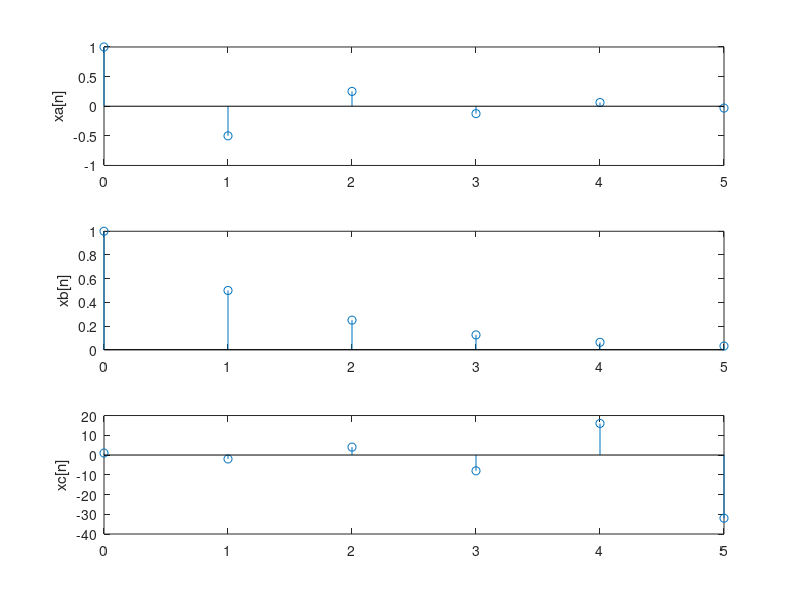

Write the MATLAB code that produced this figure.
# Laboratório de Sinais e Sistemas de Tempo Discreto

# EXEMPLO 1 - Trace os seguintes sinais discretos no tempo
# a) xa  = (-0.5)^n
# b) xb  = (2)^-n
# c) xc  = (-2)^n

n = 0:5;
#xa = (-0.5).^n;
xa=@(n) (-0.5).^n;
xb = (2).^(-n);
xc = (-2).^(n);
figure(1)
subplot(3,1,1);
#stem(n,xa);
stem(n,xa(n));
ylabel('xa[n]')
subplot(3,1,2);
stem(n,xb);
ylabel('xb[n]')
subplot(3,1,3);
stem(n,xc);
ylabel('xc[n]')

